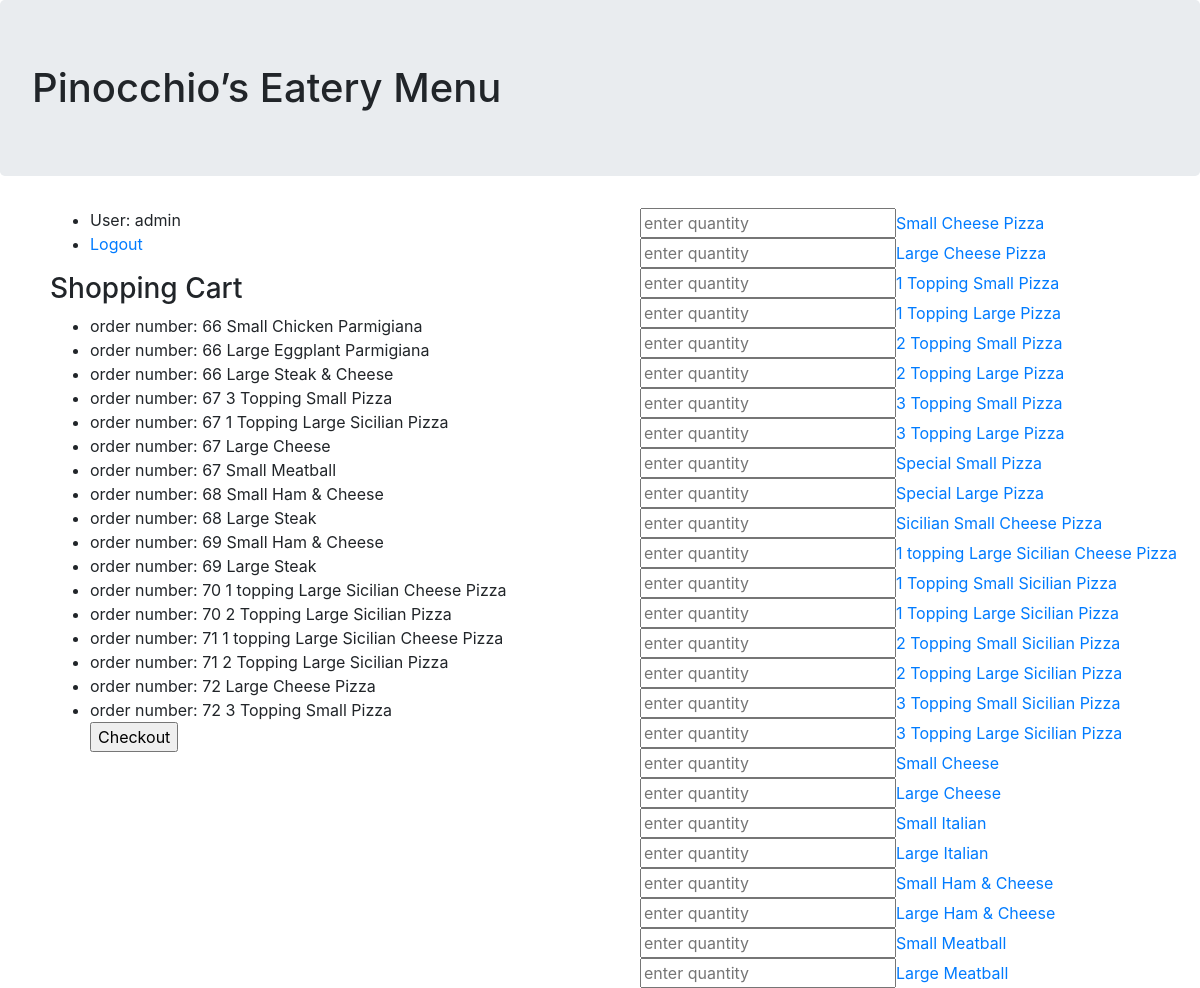
The app's page /order (signed in, upper part), older data.
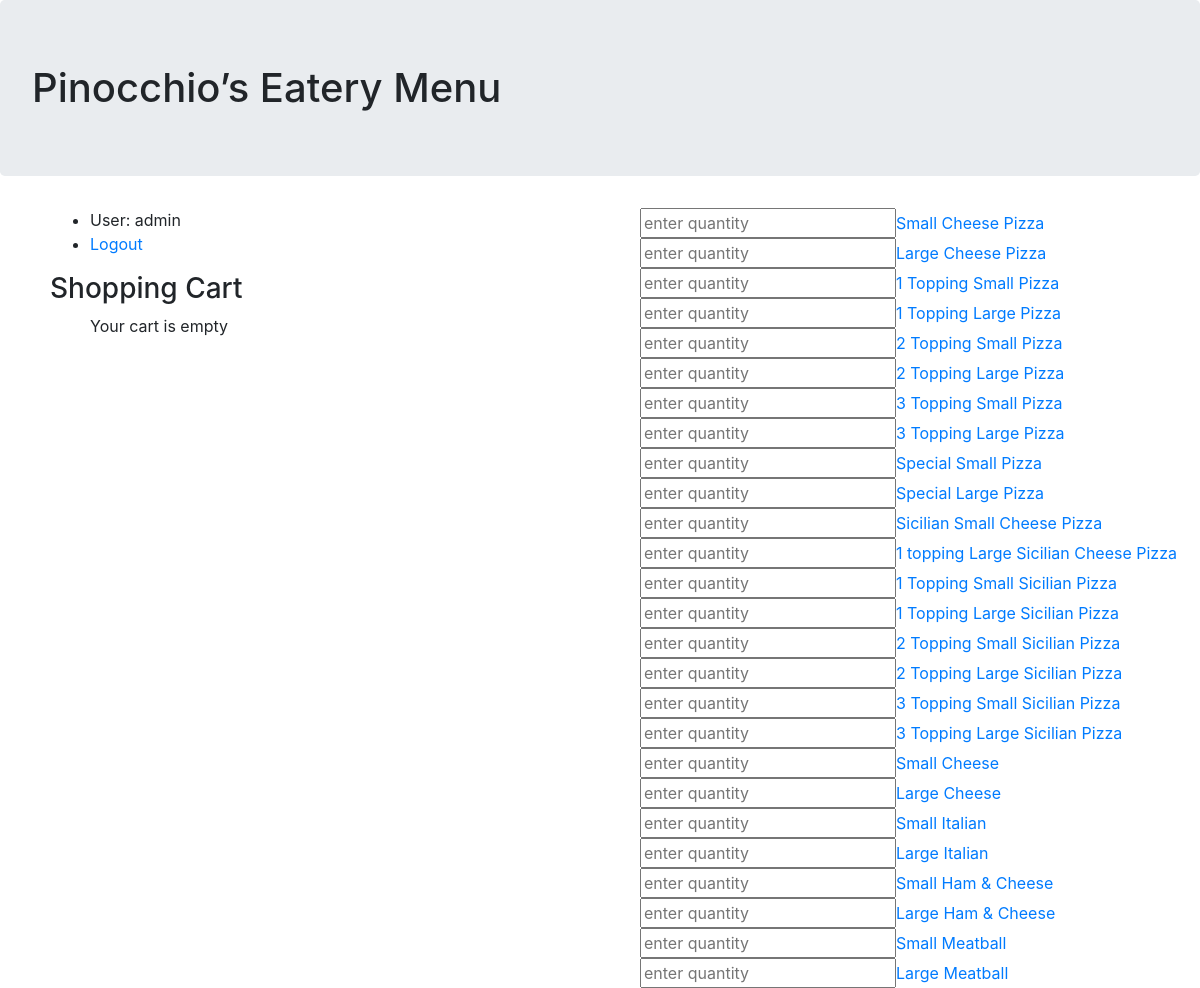
The same page, newer data.
### orders/models.py (models this page shows, shortened)
class Order(models.Model):
    order_number = models.ForeignKey(Order_Number, on_delete=models.CASCADE)
    username = models.CharField(max_length=200, default='')
    name = models.CharField(max_length=200, default='')
    phone = models.CharField(max_length=200, default='')
    MY_STATUSES = (
        ('INCOMPLETE', 'incomplete'),
        ('SUBMITTED', 'submitted'),
        ('FILLED', 'filled'),
    )
    order_status = models.CharField(max_length=20, choices=MY_STATUSES, default='INCOMPLETE')
    title = models.CharField(max_length=200)
    price = models.DecimalField(max_digits=20, decimal_places=2)
    MY_SIZES = (
        ('S', 'Small'),
        ('L', 'Large'),
    )
    size = models.CharField(max_length=20, choices=MY_SIZES, default='S')
    MY_FOOD_TYPES = (
        ('PIZZA', 'pizza'),
        ('SUB', 'sub'),
        ('SALAD', 'salad'),
        ('PASTA', 'pasta'),
        ('DINNER', 'dinner platter'),
    )
    food_type = models.CharField(max_length=10, choices=MY_FOOD_TYPES, default='PIZZA')
    CHOOSE_TOPPINGS = (
        ('ONE', '1'),
        ('TWO', '2'),
        ('THREE', '3'),
        ('NO', 'no'),
    )
    def __str__(self):
        return f"order number: {self.order_number.id} {self.title}"

class Order_Number(models.Model):
       def __int__(self):
        """
        String for representing the Model object.
        """
        return self.id

class Food(models.Model):
    title = models.CharField(max_length=200)
    price = models.DecimalField(max_digits=20, decimal_places=2)
    MY_SIZES = (
        ('S', 'Small'),
        ('L', 'Large'),
    )
    size = models.CharField(max_length=20, choices=MY_SIZES, default='S')
    MY_FOOD_TYPES = (
        ('PIZZA', 'pizza'),
        ('SUB', 'sub'),
        ('SALAD', 'salad'),
        ('PASTA', 'pasta'),
        ('DINNER', 'dinner platter'),
    )
    food_type = models.CharField(max_length=10, choices=MY_FOOD_TYPES, default='PIZZA')
    CHOOSE_TOPPINGS = (
        ('ONE', '1'),
        ('TWO', '2'),
        ('THREE', '3'),
        ('NO', 'no'),
    )
    choose_toppings = models.CharField(max_length=50, choices=CHOOSE_TOPPINGS, default='NO')
    TOPPINGS = (
        ('NONE', 'none'),
        ('PEPPERONI', 'pepperoni'),
        ('SAUSAGE', 'sausage'),
        ('MUSHROOMS', 'mushrooms'),
        ('ONIONS', 'onions'),
        ('HAM', 'ham'),
        ('CANADIAN BACON', 'canadian bacon'),
        ('PINEAPPLE', 'pineapple'),
        ('EGGPLANT', 'egglplant'),
        ('TOMATO & BASIL', 'tomato & basil'),
        ('GREEN PEPPERS', 'green peppers'),
        ('HAMBURGER', 'hamburger'),
        ('SPINACH', 'spinach'),
        ('ARTICHOKE', 'artichoke'),
        ('BUFFALO CHICKEN', 'buffalo chicken'),
        ('BARBECUE CHICKEN', 'barbecue chicken'),
        ('ANCHOVIES', 'anchovies'),
        ('BLACK OLIVES', 'black olives'),
        ('FRESH GARLIC', 'fresh garlic'),
        ('ZUCCHINI', 'zucchini'),
    )
    toppings = models.CharField(max_length=50, choices=TOPPINGS, default='NONE')
    summary = models.TextField(max_length=1000, blank=True, help_text='Enter a brief description of the food item')

### orders/views.py (the view, shortened to what this page needs)
# urls.py: path("order", views.order_from_menu, name="order"),
def order_from_menu(request):
    food_list=Food.objects.all()
    shopping_cart_food = {};
    shopping_cart_food = Order.objects.filter(username=request.user.username, order_status='INCOMPLETE')
    print(shopping_cart_food)
    cart_count = Order.objects.filter(username=request.user.username, order_status='INCOMPLETE').count()
    print(cart_count)
    if cart_count < 1:
        shopping_cart_food = 'Empty Cart'
    return render(request, 'order_food_form.html', {'food_list':food_list, 'shopping_cart_food':shopping_cart_food})

### pinocchios/templates/order_food_form.html (shortened to what this page needs)
{% extends "base_generic.html" %}
{% block content %}
    {% if user.is_authenticated %}
      <form action="" method="post">
      <div>
        {% for food in food_list %}
        <div>
          <input type="text" name="fooditem_{{food.id}}"
          minlength="1" maxlength="3" placeholder="enter quantity"/><a href="{{ food.get_absolute_url }}">{{ food.title }}</a>
        </div>
        {% endfor %}
      </div>
      </form>
    {% endif %}
{% endblock %}

### pinocchios/templates/base_generic.html (shortened to what this page needs)
<!DOCTYPE html>
{% load static %}
<html>
<head>
  <link rel="stylesheet" href="https://stackpath.bootstrapcdn.com/bootstrap/4.1.1/css/bootstrap.min.css"
>
  <link rel="stylesheet" href="{% static 'css/index.css' %}">
</head>
<body>
  <container>
    <h1 class="jumbotron">Pinocchio’s Eatery Menu</h1>
    <div class="row">
      <div class="col sidebar-left">
        {% block sidebar %}
        <ul>
          {% if user.is_authenticated %}
            <li>User: {{ user.get_username }}</li>
            <li><a href="{% url 'logout'%}?next={{request.path}}">Logout</a></li>
          {% else %}
            <li><a href="{% url 'login'%}?next={{request.path}}">Login</a></li>
            <li><a href="{% url 'signup'%}">Register</a></li>
          {% endif %}
        </ul>
        {% if user.is_authenticated and checkedout != 1 %}
        <div class="shopping-cart">
          <form action="checkout" method="post">
            <h3>Shopping Cart</h3>
            <ul>
              {% if shopping_cart_food != "Empty Cart"  %}
                {% for food in shopping_cart_food %}
                  <li>{{food}}</li>
                {% endfor %}
               <input type="submit" value="Checkout" />
              {% else %}
                Your cart is empty
              {% endif %}
            </ul>
          </form>
        </div>
        {% endif %}
        {% endblock %}
      </div>
      <div class="col">
        <main>
          {% block content %}
          {% endblock %}
        </main>
      </div>
    </div>
  </container>
</body>
</html>

### static/css/index.css (style rules this page uses)
.sidebar-left { margin-left: 50px; }

Row changes from the older to the newer data that the page shows:
no longer on this page (row edited): Order: order_number+title "order number: 66 Small Chicken Parmigiana"
no longer on this page (row edited): Order: order_number+title "order number: 66 Large Eggplant Parmigiana"
no longer on this page (row edited): Order: order_number+title "order number: 66 Large Steak & Cheese"
no longer on this page (row edited): Order: order_number+title "order number: 67 3 Topping Small Pizza"
no longer on this page (row edited): Order: order_number+title "order number: 67 1 Topping Large Sicilian Pizza"
no longer on this page (row edited): Order: order_number+title "order number: 67 Large Cheese"
no longer on this page (row edited): Order: order_number+title "order number: 67 Small Meatball"
no longer on this page (row edited): Order: order_number+title "order number: 68 Small Ham & Cheese"
no longer on this page (row edited): Order: order_number+title "order number: 68 Large Steak"
no longer on this page (row edited): Order: order_number+title "order number: 69 Small Ham & Cheese"
no longer on this page (row edited): Order: order_number+title "order number: 69 Large Steak"
no longer on this page (row edited): Order: order_number+title "order number: 70 1 topping Large Sicilian Cheese Pizza"
no longer on this page (row edited): Order: order_number+title "order number: 70 2 Topping Large Sicilian Pizza"
no longer on this page (row edited): Order: order_number+title "order number: 71 1 topping Large Sicilian Cheese Pizza"
no longer on this page (row edited): Order: order_number+title "order number: 71 2 Topping Large Sicilian Pizza"
no longer on this page (row edited): Order: order_number+title "order number: 72 Large Cheese Pizza"
no longer on this page (row edited): Order: order_number+title "order number: 72 3 Topping Small Pizza"
Text that changed along with them:
form field value: "Checkout" → (not shown)
text now shown: "Your cart is empty"
